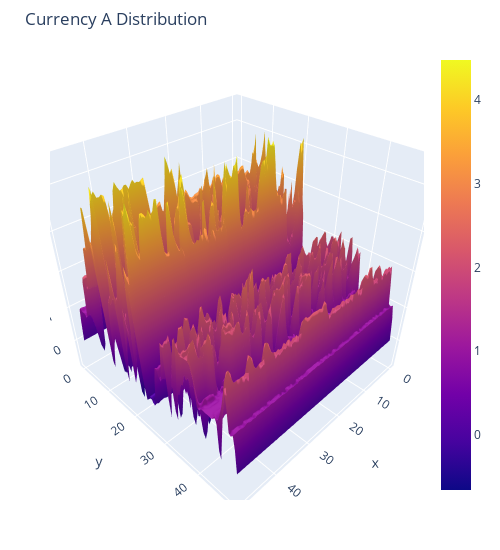

Source (notebook cell):
### Code cell
%matplotlib inline
import plotly.graph_objects as go
from scipy.interpolate import griddata
x = currencyA_3d[:,0]
y = currencyA_3d[:,1]
z = currencyA_3d[:,2]
xi = np.linspace(x.min(), x.max(), 100)
yi = np.linspace(y.min(), y.max(), 100)

X,Y = np.meshgrid(xi,yi)

Z = griddata((x,y),z,(X,Y), method='cubic')

fig = go.Figure(go.Surface(x=xi,y=yi,z=Z))

fig.update_layout(title='Currency A Distribution', autosize=False,
                  width=500, height=550,
                  margin=dict(l=50, r=50, b=50, t=50))

fig.show()
